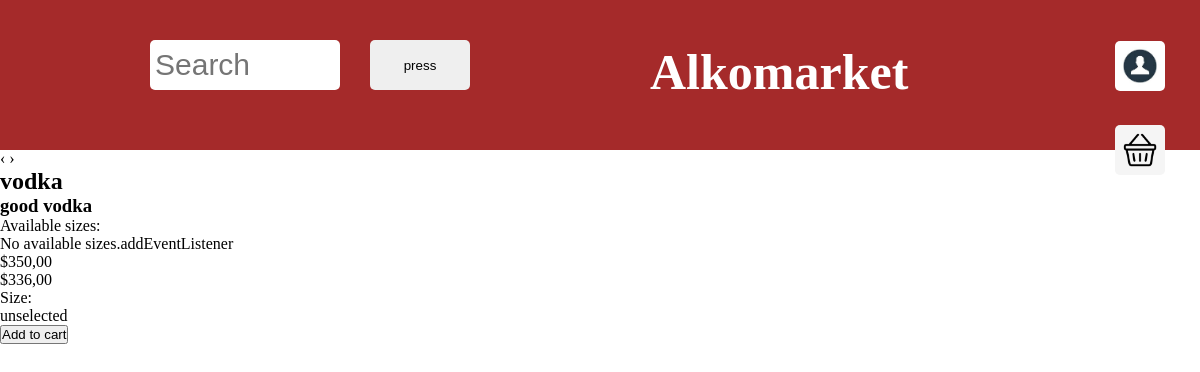
/item/vodka/, run on the app's committed database.
### main/models.py (models this page shows, shortened)
class ClothingItem(models.Model):
    name = models.CharField(max_length=255)
    slug = models.SlugField(unique=True)
    available = models.BooleanField(default=True)
    sizes = models.ManyToManyField(Size, through='ClothingItemSize',
                                   related_name='clothing_item', blank=True)
    category = models.ForeignKey(Category, on_delete=models.CASCADE,
                                 related_name='clothing_items')
    image = models.ImageField(upload_to='product/%Y/%m/%d', blank=True)
    description = models.TextField(blank=True)
    created_at = models.DateTimeField(auto_now_add=True, null=True)
    updated_at = models.DateTimeField(auto_now=True)
    price = models.DecimalField(max_digits=20, decimal_places=2)
    discount = models.DecimalField(max_digits=5, decimal_places=2)
    def get_price_with_discount(self):
        if self.discount > 0:
            return round(self.price * (1 - (self.discount / 100)), 2)
        return round(self.price, 2)

### main/views.py (the view)
# urls.py: path('item/<slug:slug>/', ClothingItemDetailView.as_view(),
class ClothingItemDetailView(DetailView):
    model = ClothingItem
    template_name = 'main/product/detail.html'
    context_object_name = 'clothing_item'
    slug_field = 'slug'
    slug_url_kwarg = 'slug'

### main/templates/main/product/detail.html (shortened to what this page needs)
{% extends "main/base.html" %}
{% load static %}
{% block content %}
    <div class="detail-product d-flex">
        <div class="detail-img d-flex justify-content-center">
            <div class="image-nav d-flex justify-content-between">
                <buttton class="prev-btn">&lsaquo;</buttton>
                <buttton class="next-btn">&rsaquo;</buttton>
            </div>
        </div>
        <div class="detail-description">
            <h2 class="text-uppercase">{{ clothing_item.name }}</h2>
            <h3 class="item-desc">{{ clothing_item.description|linebreaks }}</h3>
            <div class="sizes">
                <p>Available sizes:
                    <ul class="sizes-list d-flex gap-3">
                        {% for item_size in available_sizes %}
                            <li class="size-name d-flex justify-content-center align-items-center" data-size="{{ item_size.size.name }}">
                                {{ item_size.size.name }}
                            </li>
                        {% empty %}
                            <li>No available sizes.addEventListener</li>
                        {% endfor %}
                    </ul>
                </p>
            </div>
            {% if clothing_item.discount %}
                <div class="cart-discount d-flex gap-2">
                    <p class="line">${{ clothing_item.price }}</p>
                    <p class="price">${{ clothing_item.get_price_with_discount|floatformat:2 }}</p>
                </div>
            {% else %}
                <p class="detail-price">
                    ${{ clothing_item.price }}
                </p>
            {% endif %}
            <div class="detail-cart-form">
                <form action="{% url 'cart:cart_add' clothing_item.id %}" method="post">
                    <div class="select-size d-flex gap-2">
                        <label for="size">Size:</label>
                        <div id="size-display">
                            unselected
                        </div>
                    </div>
                    <button type="submit" class="default-btn mt-3">Add to cart</button>
                </form>
            </div>
        </div>
    </div>
{% endblock content %}

### main/static/css/base.css (style rules this page uses)
* { margin: 0; padding: 0; box-sizing: border-box; }

### data on the page
ClothingItem: name "vodka", description "good vodka", price "350,00", get_price_with_discount "336,00"
